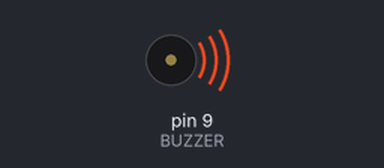
Bench run of a sketch on a simulated Arduino Uno, built with avr-gcc and run on an emulated ATmega328P. Parts: buzzer (waves = sounding). Random numbers use the default seed unless the sketch sets one; what the sketch prints to the serial monitor is not drawn.

Above: at 0.1 s.
At 37.1 s:
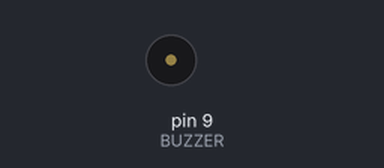
Timing chart, 0 to 38.6 s (numbered marks = the images above):
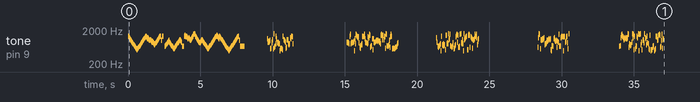

Measured:
- by itself, tone on pin 9 (BUZZER): plays 1319 Hz for 0.04 s, 1245 Hz for 0.04 s, 1175 Hz for 0.04 s, 1109 Hz for 0.04 s, 1047 Hz for 0.04 s, 988 Hz for 0.04 s … (535 notes in this stretch)

The sketch:

Blink.ino
```cpp
#include <avr/pgmspace.h>

#define BUZZER 9
#define REST   0
#define N      38

#define EPS_JUMP     18
#define EPS_NEIGHBOR 22

#define B4  494
#define C5  523
#define CS5 554
#define D5  587
#define DS5 622
#define E5  659
#define F5  698
#define FS5 740
#define G5  784
#define GS5 831
#define A5  880
#define AS5 932
#define B5  988
#define C6  1047
#define CS6 1109
#define D6  1175
#define DS6 1245
#define E6  1319
#define F6  1397
#define FS6 1480
#define G6  1568

const int melody[][2] PROGMEM = {
  {E6,N},{DS6,N},{D6,N},{CS6,N},{C6,N},{B5,N},{AS5,N},{A5,N},
  {GS5,N},{G5,N},{FS5,N},{F5,N},{E5,N},{DS5,N},{D5,N},{CS5,N},
  {C5,N},{CS5,N},{D5,N},{DS5,N},{E5,N},{F5,N},{FS5,N},{G5,N},
  {GS5,N},{A5,N},{AS5,N},{B5,N},{C6,N},{CS6,N},{D6,N},{DS6,N},

  {E6,N},{DS6,N},{D6,N},{CS6,N},{D6,N},{CS6,N},{C6,N},{B5,N},
  {C6,N},{B5,N},{AS5,N},{A5,N},{AS5,N},{A5,N},{GS5,N},{G5,N},
  {FS5,N},{G5,N},{GS5,N},{A5,N},{AS5,N},{B5,N},{C6,N},{CS6,N},
  {D6,N},{DS6,N},{E6,N*2},{B5,N*2},{E6,N*3},{REST,N*2},

  {E5,N},{F5,N},{FS5,N},{G5,N},{GS5,N},{A5,N},{AS5,N},{B5,N},
  {A5,N},{GS5,N},{G5,N},{FS5,N},{F5,N},{E5,N},{DS5,N},{D5,N},
  {CS5,N},{D5,N},{DS5,N},{E5,N},{F5,N},{FS5,N},{G5,N},{GS5,N},
  {A5,N},{AS5,N},{B5,N},{C6,N},{B5,N},{AS5,N},{A5,N*2},{E5,N*3},

  {E6,N},{F6,N},{E6,N},{DS6,N},{E6,N},{DS6,N},{D6,N},{CS6,N},
  {D6,N},{CS6,N},{C6,N},{B5,N},{C6,N},{CS6,N},{D6,N},{DS6,N},
  {E6,N},{FS6,N},{G6,N},{FS6,N},{E6,N},{DS6,N},{D6,N},{CS6,N},
  {C6,N},{B5,N},{AS5,N},{A5,N},{GS5,N},{A5,N},{AS5,N},{B5,N},

  {C6,N},{B5,N},{AS5,N},{A5,N},{GS5,N},{G5,N},{FS5,N},{F5,N},
  {E5,N},{DS5,N},{D5,N},{CS5,N},{D5,N},{DS5,N},{E5,N},{F5,N},
  {FS5,N},{G5,N},{GS5,N},{A5,N},{AS5,N},{B5,N},{C6,N},{CS6,N},
  {D6,N},{DS6,N},{E6,N},{F6,N},{E6,N},{DS6,N},{D6,N},{CS6,N},

  {E6,N},{DS6,N},{D6,N},{CS6,N},{C6,N},{B5,N},{AS5,N},{A5,N},
  {GS5,N},{G5,N},{FS5,N},{F5,N},{E5,N},{DS5,N},{D5,N},{CS5,N},
  {C5,N},{B4,N},{C5,N},{CS5,N},{D5,N},{DS5,N},{E5,N},{F5,N},
  {FS5,N},{G5,N},{GS5,N},{A5,N},{AS5,N},{B5,N},{C6,N},{CS6,N},
  {D6,N},{DS6,N},{E6,N*2},{B5,N*2},{E5,N*8},{REST,N*6}
};

const int NUM = sizeof(melody) / sizeof(melody[0]);

const int pool[] = {
  B4, C5, CS5, D5, DS5, E5, F5, FS5, G5, GS5,
  A5, AS5, B5, C6, CS6, D6, DS6, E6, F6, FS6, G6
};
const int POOL = 21;

const char* poolName[] = {
  "B4","C5","C#5","D5","D#5","E5","F5","F#5","G5","G#5",
  "A5","A#5","B5","C6","C#6","D6","D#6","E6","F6","F#6","G6"
};

int countTable[21][21];
bool trained = false;

int freqToIdx(int f) {
  for (int i = 0; i < POOL; i++) {
    if (pool[i] == f) return i;
  }
  return -1;
}

void playFreq(int f, int d) {
  if (f == REST || d <= 0) {
    delay(d);
    return;
  }
  tone(BUZZER, f, d);
  delay(d);
  noTone(BUZZER);
}

void learnPair(int fromF, int toF) {
  int a = freqToIdx(fromF);
  int b = freqToIdx(toF);
  if (a < 0 || b < 0) return;
  countTable[a][b]++;
}

void printBrain() {
  Serial.println();
  Serial.println(F("nonzero pairs (from -> to  count)"));
  int pairs = 0;
  for (int i = 0; i < POOL; i++) {
    for (int j = 0; j < POOL; j++) {
      if (countTable[i][j] > 0) {
        Serial.print(poolName[i]);
        Serial.print(F(" -> "));
        Serial.print(poolName[j]);
        Serial.print(F("  x"));
        Serial.println(countTable[i][j]);
        pairs++;
      }
    }
  }
  Serial.print(F("nonzero cells: "));
  Serial.println(pairs);
  Serial.println();
}

void playOriginalAndLearn() {
  int prev = REST;
  for (int i = 0; i < NUM; i++) {
    int f = pgm_read_word(&melody[i][0]);
    int d = pgm_read_word(&melody[i][1]);
    playFreq(f, d);
    if (f != REST && prev != REST) learnPair(prev, f);
    if (f != REST) prev = f;
  }
}

int inventNext(int fromF) {
  int a = freqToIdx(fromF);
  if (a < 0) a = random(POOL);

  int roll = random(100);
  if (roll < EPS_JUMP) return pool[random(POOL)];

  if (roll < EPS_JUMP + EPS_NEIGHBOR) {
    int n = a + (random(2) ? 1 : -1);
    if (n < 0) n = 1;
    if (n > POOL - 1) n = POOL - 2;
    return pool[n];
  }

  // smoothed weights: every next note possible
  long total = 0;
  for (int j = 0; j < POOL; j++) total += (countTable[a][j] + 1);

  long r = random(total);
  long run = 0;
  for (int j = 0; j < POOL; j++) {
    run += (countTable[a][j] + 1);
    if (r < run) return pool[j];
  }
  return pool[a];
}

int pickStart() {
  long mass = 0;
  for (int i = 0; i < POOL; i++) {
    for (int j = 0; j < POOL; j++) mass += countTable[i][j];
  }
  if (mass == 0) return E6;
  long r = random(mass);
  long run = 0;
  for (int i = 0; i < POOL; i++) {
    long row = 0;
    for (int j = 0; j < POOL; j++) row += countTable[i][j];
    run += row;
    if (r < run) return pool[i];
  }
  return E6;
}

void playInvented() {
  int nNotes = 48 + random(49);
  int f = pickStart();

  Serial.print(F("invented start="));
  int si = freqToIdx(f);
  Serial.print(si >= 0 ? poolName[si] : "?");
  Serial.print(F("  len="));
  Serial.println(nNotes);

  for (int i = 0; i < nNotes; i++) {
    int dur = N - 10 + random(21);
    playFreq(f, dur);
    int idx = freqToIdx(f);
    Serial.print(idx >= 0 ? poolName[idx] : "?");
    Serial.print(' ');
    if ((i + 1) % 16 == 0) Serial.println();
    f = inventNext(f);
  }
  Serial.println();
}

void setup() {
  pinMode(BUZZER, OUTPUT);
  Serial.begin(9600);
  randomSeed(analogRead(A0) + millis());
  Serial.println(F("ready 9600"));
}

void loop() {
  if (!trained) {
    Serial.println(F("=== original (train once) ==="));
    playOriginalAndLearn();
    printBrain();
    trained = true;
  }

  delay(600);
  Serial.println(F("=== invented ==="));
  playInvented();
  delay(2000 + random(1500));
}
```
